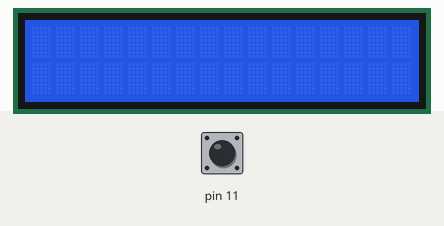
This sketch was run on a simulated Arduino Uno, built with avr-gcc and run on an emulated ATmega328P. Parts: 16×2 character LCD. Inputs (shaded band) come from the test bench; at power-on: pin 11 HIGH. What the sketch prints to the serial monitor is not drawn.

Above: at 0.8 s.
0.9 s: pin 11 pulled LOW for 0.15 s
At 2.1 s:
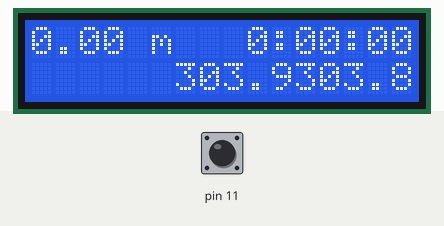
2.5 s: pin 11 pulled LOW for 1 s
At 3.5 s:
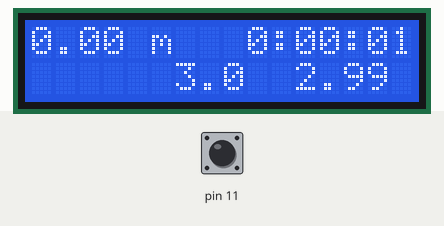
5.0 s: pin 11 pulled LOW for 0.15 s
At 5.3 s:
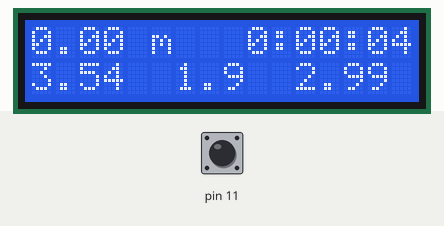
6.6 s: pin 11 pulled LOW for 1 s
At 7.7 s:
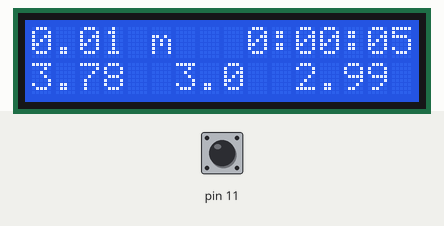
Timing chart, 0 to 9.6 s (numbered marks = the images above; inputs shaded):
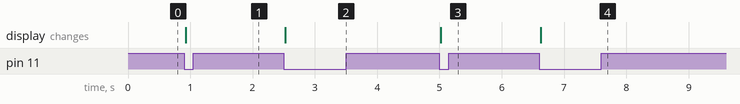

The sketch:

speedo.ino
```cpp
/*
First crack at a bike computer
Version 0.8 - 15-Sept-2020

Still to do:
* DONE - total time
* DONE - instant speed
* DONE - total distance
* DONE - average speed
* DONE - max speed
* LCD output
* auto pause?
* export data
*/
#include <LiquidCrystal_I2C.h>

LiquidCrystal_I2C lcd(0x27, 16, 2); // I2C address 0x27, 16 column and 2 rows

const float mmToMiles = 25.4*12*5280;
const int   wheelCirc = 2111;           //2111mm circ for 700x25c wheel
const int   millisToMinutes = 60000;
const int   millisToHours = millisToMinutes * 60;
const float msToMph = 2236.936;         //millimeters per microsec to MPH

bool  pause = 0;
float dist = 0;
int   startTime = 0;
int   seconds;
int   timeHolder = 0;
float aveSpeed = 0;
float curSpeed;
long  speedTime;
float maxSpeed;


void setup() {
  lcd.init(); // initialize the lcd
  lcd.backlight();
  pinMode(11, INPUT_PULLUP);
  pause = digitalRead(11);
  Serial.begin(9600);
  while(pause == digitalRead(11));    //Wait to start timer until the wheel is moving
  Serial.println("Start...");
  startTime = millis();
  speedTime = micros();
}

void loop() {
  if(digitalRead(11)==0)
  {
    //Calculate total distance traveled based off of wheel size
    dist+=(wheelCirc/mmToMiles);      //Convert one wheel rotation to miles
    lcd.setCursor(0, 0);              // move cursor to   (0, 0)
    //lcd.print("Dist: ");
    lcd.print(dist, 2);
    lcd.print(" m");

    Serial.print("Distance: ");
    Serial.print(dist, 4);
    Serial.print(" Miles\t");

    //Calculate total time since starting ride
    Serial.print("Time: ");
    seconds = (millis()-startTime)/1000;
    timeHolder = seconds/3600;
    lcd.setCursor(9, 0);              // move cursor to   (0, 0)
    lcd.print(timeHolder);
    lcd.print(":");
    Serial.print(timeHolder);
    Serial.print(":");
    timeHolder = (seconds/60)%60;
    if(timeHolder<10) {
      Serial.print("0");
      lcd.print("0");
    }
    lcd.print(timeHolder);
    lcd.print(":");
    Serial.print(timeHolder);
    Serial.print(":");
    timeHolder = seconds%60;
    if(timeHolder<10){
      Serial.print("0");
      lcd.print("0");
    }
    lcd.print(timeHolder);
    Serial.print(timeHolder);
    Serial.print("\t");

    //Calculate pace for the ride
    Serial.print("Pace: ");
    aveSpeed = (dist*3600)/(seconds);
    if(seconds<=1)
      {
       Serial.print("0.0");
       Serial.print(" MPH\t");
       maxSpeed = 0;
       //lcd.clear();
      }
    else
      {
       lcd.setCursor(0, 1);              // move cursor to   (0, 0)
       lcd.print(aveSpeed);
       lcd.print(" ");
       Serial.print(aveSpeed);
       Serial.print(" MPH\t");
      }

    //Calculate current speed
    Serial.print("Speed: ");
    curSpeed = ((wheelCirc * 1.0) / (micros() - speedTime))*msToMph; // Added " * 1.0" to ensure working with float
    if(curSpeed>maxSpeed) maxSpeed = curSpeed;
    lcd.setCursor(6, 1);
    lcd.print(curSpeed, 1);
    lcd.print("  ");
    lcd.setCursor(11, 1);
    lcd.print(maxSpeed);
    lcd.print(" ");
    Serial.print(curSpeed);
    Serial.print(" MPH\t");
    Serial.print("Max Speed: ");
    Serial.print(maxSpeed);
    Serial.print(" MPH\t");
    speedTime = micros();


    Serial.println(":)");
    while(digitalRead(11)==0);        //Wait until the wheel moves past before starting to look again
  }
}
```

Measured:
- after the input at 0.9 s, the display: changes at once (image 1)
- after the input at 2.5 s, the display: changes at once (image 2)
- after the input at 5.0 s, the display: changes at once (image 3)
- after the input at 6.6 s, the display: changes at once (image 4)
